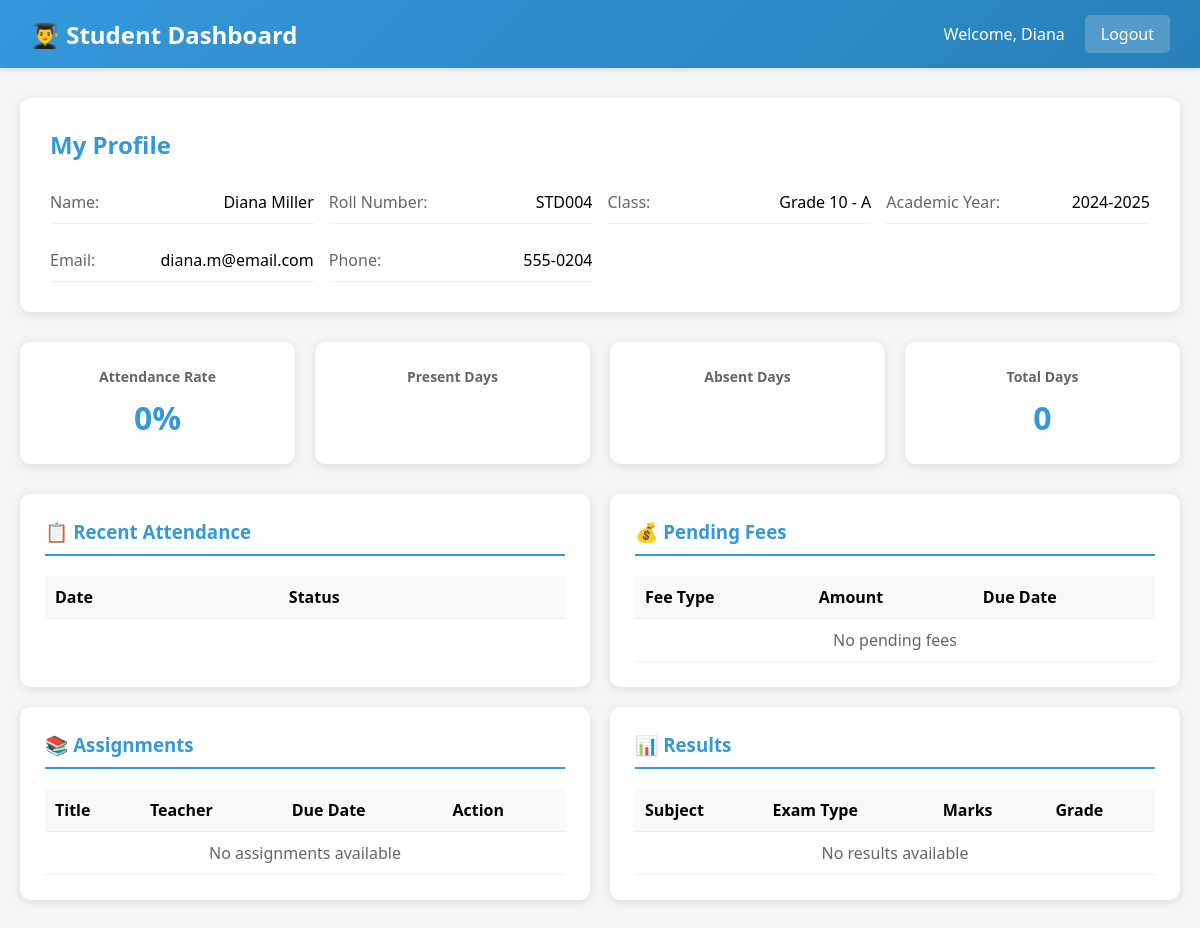
The app's page /student/dashboard.php (signed in) with its own data.
### tables this page shows
CREATE TABLE `students` (
  `id` int(11) NOT NULL,
  `user_id` int(11) DEFAULT NULL,
  `roll_number` varchar(20) NOT NULL,
  `first_name` varchar(50) NOT NULL,
  `last_name` varchar(50) NOT NULL,
  `email` varchar(100) DEFAULT NULL,
  `phone` varchar(15) DEFAULT NULL,
  `date_of_birth` date DEFAULT NULL,
  `address` text DEFAULT NULL,
  `class_id` int(11) DEFAULT NULL,
  `admission_date` date DEFAULT NULL,
  `created_at` timestamp NOT NULL DEFAULT current_timestamp()
);

CREATE TABLE `classes` (
  `id` int(11) NOT NULL,
  `class_name` varchar(50) NOT NULL,
  `section` varchar(10) DEFAULT NULL,
  `teacher_id` int(11) DEFAULT NULL,
  `academic_year` varchar(20) DEFAULT NULL,
  `created_at` timestamp NOT NULL DEFAULT current_timestamp(),
  `department_id` int(11) DEFAULT NULL
);

### student/dashboard.php (the view, shortened to what this page needs)
<?php
$conn = getDBConnection();
$student_query = $conn->prepare("SELECT s.*, c.class_name, c.section, c.academic_year
                                FROM students s
                                LEFT JOIN classes c ON s.class_id = c.id
                                WHERE s.user_id = ?");
$student_query->bind_param("i", $_SESSION['user_id']);
$student_query->execute();
$student = $student_query->get_result()->fetch_assoc();
$attendance_stats = $conn->query("SELECT
    COUNT(*) as total_days,
    SUM(CASE WHEN status = 'present' THEN 1 ELSE 0 END) as present_days,
    SUM(CASE WHEN status = 'absent' THEN 1 ELSE 0 END) as absent_days
    FROM attendance WHERE student_id = {$student['id']}")->fetch_assoc();
$attendance_percentage = $attendance_stats['total_days'] > 0
    ? round(($attendance_stats['present_days'] / $attendance_stats['total_days']) * 100, 2)
    : 0;
$pending_fees = $conn->query("SELECT * FROM fees
                              WHERE student_id = {$student['id']}
                              AND status = 'pending'
                              ORDER BY due_date ASC");
$assignments = $conn->query("SELECT a.*, t.first_name, t.last_name
                            FROM assignments a
                            LEFT JOIN teachers t ON a.teacher_id = t.id
                            WHERE a.class_id = {$student['class_id']}
                            ORDER BY a.due_date DESC");
$results = $conn->query("SELECT * FROM results
                        WHERE student_id = {$student['id']}
                        ORDER BY created_at DESC");
?>
<!DOCTYPE html>
<html lang="en">
<head>
</head>
<body>
    <nav class="navbar">
        <h1>👨‍🎓 Student Dashboard</h1>
        <div class="user-info">
            <span>Welcome, <?php echo $student['first_name']; ?></span>
            <a href="../logout.php">Logout</a>
        </div>
    </nav>
    <div class="container">
        <div class="profile-card">
            <h2>My Profile</h2>
            <div class="profile-grid">
                <div class="profile-item">
                    <label>Name:</label>
                    <span><?php echo $student['first_name'] . ' ' . $student['last_name']; ?></span>
                </div>
                <div class="profile-item">
                    <label>Roll Number:</label>
                    <span><?php echo $student['roll_number']; ?></span>
                </div>
                <div class="profile-item">
                    <label>Class:</label>
                    <span><?php echo $student['class_name'] . ' - ' . $student['section']; ?></span>
                </div>
                <div class="profile-item">
                    <label>Academic Year:</label>
                    <span><?php echo $student['academic_year']; ?></span>
                </div>
                <div class="profile-item">
                    <label>Email:</label>
                    <span><?php echo $student['email']; ?></span>
                </div>
                <div class="profile-item">
                    <label>Phone:</label>
                    <span><?php echo $student['phone']; ?></span>
                </div>
            </div>
        </div>
        <div class="stats-grid">
            <div class="stat-card">
                <h3>Attendance Rate</h3>
                <div class="value"><?php echo $attendance_percentage; ?>%</div>
            </div>
            <div class="stat-card">
                <h3>Present Days</h3>
            </div>
            <div class="stat-card">
                <h3>Absent Days</h3>
            </div>
            <div class="stat-card">
                <h3>Total Days</h3>
                <div class="value"><?php echo $attendance_stats['total_days']; ?></div>
            </div>
        </div>
        <div class="content-grid">
            <div class="card">
                <h3>📋 Recent Attendance</h3>
                <table>
                    <thead>
                        <tr>
                            <th>Date</th>
                            <th>Status</th>
                        </tr>
                    </thead>
                </table>
            </div>
            <div class="card">
                <h3>💰 Pending Fees</h3>
                <table>
                    <thead>
                        <tr>
                            <th>Fee Type</th>
                            <th>Amount</th>
                            <th>Due Date</th>
                        </tr>
                    </thead>
                    <tbody>
                        <?php if ($pending_fees->num_rows > 0): ?>
                            <?php while ($fee = $pending_fees->fetch_assoc()): ?>
                            <tr>
                                <td><?php echo $fee['fee_type']; ?></td>
                                <td>$<?php echo number_format($fee['amount'], 2); ?></td>
                                <td><?php echo date('M d, Y', strtotime($fee['due_date'])); ?></td>
                            </tr>
                            <?php endwhile; ?>
                        <?php else: ?>
                            <tr>
                                <td colspan="3" style="text-align: center; color: #666;">
                                    No pending fees
                                </td>
                            </tr>
                        <?php endif; ?>
                    </tbody>
                </table>
            </div>
            <div class="card">
                <h3>📚 Assignments</h3>
                <table>
                    <thead>
                        <tr>
                            <th>Title</th>
                            <th>Teacher</th>
                            <th>Due Date</th>
                            <th>Action</th>
                        </tr>
                    </thead>
                    <tbody>
                        <?php if ($assignments->num_rows > 0): ?>
                            <?php while ($assignment = $assignments->fetch_assoc()): ?>
                            <tr>
                                <td><?php echo htmlspecialchars($assignment['title']); ?></td>
                                <td><?php echo htmlspecialchars($assignment['first_name'] . ' ' . $assignment['last_name']); ?></td>
                                <td><?php echo $assignment['due_date'] ? date('M d, Y', strtotime($assignment['due_date'])) : 'No due date'; ?></td>
                                <td>
                                    <?php if ($assignment['file_path']): ?>
                                        <a href="../<?php echo htmlspecialchars($assignment['file_path']); ?>" target="_blank" class="download-link">Download</a>
                                    <?php else: ?>
                                        <span style="color: #666;">No file</span>
                                    <?php endif; ?>
                                </td>
                            </tr>
                            <?php endwhile; ?>
                        <?php else: ?>
                            <tr>
                                <td colspan="4" style="text-align: center; color: #666;">
                                    No assignments available
                                </td>
                            </tr>
                        <?php endif; ?>
                    </tbody>
                </table>
            </div>
            <div class="card">
                <h3>📊 Results</h3>
                <table>
                    <thead>
                        <tr>
                            <th>Subject</th>
                            <th>Exam Type</th>
                            <th>Marks</th>
                            <th>Grade</th>
                        </tr>
                    </thead>
                    <tbody>
                        <?php if ($results->num_rows > 0): ?>
                            <?php while ($result = $results->fetch_assoc()): ?>
                            <tr>
                                <td><?php echo htmlspecialchars($result['subject']); ?></td>
                                <td><?php echo htmlspecialchars($result['exam_type']); ?></td>
                                <td><?php echo $result['marks_obtained'] . '/' . $result['total_marks']; ?></td>
                                <td><?php echo htmlspecialchars($result['grade']); ?></td>
                            </tr>
                            <?php endwhile; ?>
                        <?php else: ?>
                            <tr>
                                <td colspan="4" style="text-align: center; color: #666;">
                                    No results available
                                </td>
                            </tr>
                        <?php endif; ?>
                    </tbody>
                </table>
            </div>
        </div>
    </div>
</body>
</html>

### student/dashboard.php (style rules this page uses)
* { margin: 0; padding: 0; box-sizing: border-box; }
body { font-family: 'Segoe UI', Tahoma, Geneva, Verdana, sans-serif; background: #f5f5f5; }
.navbar { background: linear-gradient(135deg, #3498db 0%, #2980b9 100%); color: white; padding: 15px 30px; display: flex; justify-content: space-between; align-items: center; box-shadow: 0 2px 5px rgba(0,0,0,0.1); }
.navbar h1 { font-size: 24px; }
.navbar .user-info { display: flex; align-items: center; gap: 20px; }
.navbar a { color: white; text-decoration: none; padding: 8px 16px; background: rgba(255,255,255,0.2); border-radius: 5px; transition: background 0.3s; }
.container { max-width: 1200px; margin: 30px auto; padding: 0 20px; }
.profile-card { background: white; padding: 30px; border-radius: 10px; box-shadow: 0 2px 10px rgba(0,0,0,0.1); margin-bottom: 30px; }
.profile-card h2 { color: #3498db; margin-bottom: 20px; }
.profile-grid { display: grid; grid-template-columns: repeat(auto-fit, minmax(250px, 1fr)); gap: 15px; }
.profile-item { display: flex; justify-content: space-between; padding: 10px 0; border-bottom: 1px solid #eee; }
.profile-item label { color: #666; font-weight: 500; }
.stats-grid { display: grid; grid-template-columns: repeat(auto-fit, minmax(200px, 1fr)); gap: 20px; margin-bottom: 30px; }
.stat-card { background: white; padding: 25px; border-radius: 10px; box-shadow: 0 2px 10px rgba(0,0,0,0.1); text-align: center; }
.stat-card h3 { color: #666; font-size: 14px; margin-bottom: 10px; }
.stat-card .value { font-size: 32px; font-weight: bold; color: #3498db; }
.content-grid { display: grid; grid-template-columns: 1fr 1fr; gap: 20px; }
.card { background: white; padding: 25px; border-radius: 10px; box-shadow: 0 2px 10px rgba(0,0,0,0.1); }
.card h3 { color: #3498db; margin-bottom: 20px; padding-bottom: 10px; border-bottom: 2px solid #3498db; }
table { width: 100%; border-collapse: collapse; }
th, td { padding: 10px; text-align: left; border-bottom: 1px solid #eee; }
th { background: #f8f9fa; font-weight: 600; }

### records on screen
students: first_name "Diana", last_name "Miller", roll_number "STD004", class.class_name "Grade 10", class.section "A", class.academic_year "2024-2025", email "diana.m@email.com", phone "555-0204"

### other values on screen
$attendance_percentage "0"
$attendance_stats['total_days'] "0"
